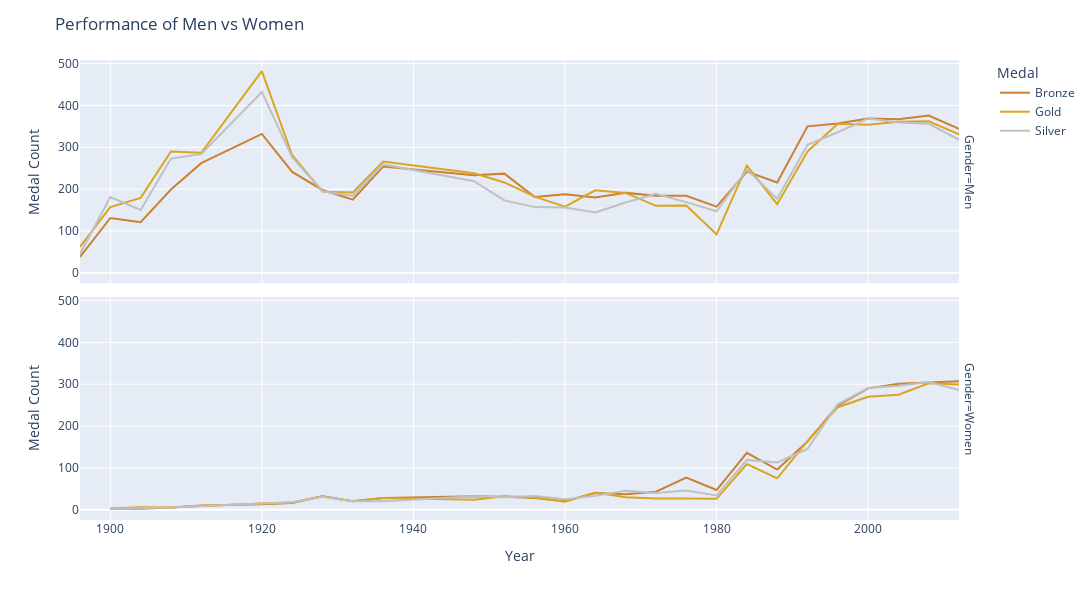

The notebook cell this image was saved under:
### Markdown cell above
## Performance of Men vs Women

### Code cell
fig7=px.line(datasetSummer.groupby(["Gender","Year","Medal"]).count().reset_index().rename(columns={"Event":"Medal Count"}),x="Year",y="Medal Count",color="Medal",facet_row="Gender",color_discrete_map={"Bronze": '#cd7f32',"Silver":'#c0c0c0',"Gold":'#daa520'})
fig7.update_layout(title="Performance of Men vs Women",height=600,width=1200)
fig7.show()

### Figure 1 — Plotly figure (JSON) as saved in the notebook; plotly's stock layout.template omitted (floating-point values rounded to 4 significant figures)
{"data": [{"hovertemplate": "Medal=Bronze<br>Gender=Men<br>Year=%{x}<br>Medal Count=%{y}<extra></extra>", "legendgroup": "Bronze", "line": {"color": "#cd7f32", "dash": "solid"}, "mode": "lines", "name": "Bronze", "orientation": "v", "showlegend": true, "type": "scatter", "x": [1896, 1900, 1904, 1908, 1912, 1920, 1924, 1928, 1932, 1936, 1948, 1952, 1956, 1960, 1964, 1968, 1972, 1976, 1980, 1984, 1988, 1992, 1996, 2000, 2004, 2008, 2012], "xaxis": "x2", "y": [38, 131, 121, 199, 262, 332, 241, 198, 175, 254, 233, 237, 181, 188, 180, 191, 184, 184, 158, 242, 216, 350, 357, 369, 367, 376, 344], "yaxis": "y2"}, {"hovertemplate": "Medal=Bronze<br>Gender=Women<br>Year=%{x}<br>Medal Count=%{y}<extra></extra>", "legendgroup": "Bronze", "line": {"color": "#cd7f32", "dash": "solid"}, "mode": "lines", "name": "Bronze", "orientation": "v", "showlegend": false, "type": "scatter", "x": [1900, 1904, 1908, 1912, 1920, 1924, 1928, 1932, 1936, 1948, 1952, 1956, 1960, 1964, 1968, 1972, 1976, 1980, 1984, 1988, 1992, 1996, 2000, 2004, 2008, 2012], "xaxis": "x", "y": [2, 2, 5, 10, 13, 16, 32, 20, 28, 32, 31, 28, 20, 40, 37, 43, 77, 47, 136, 96, 163, 249, 290, 301, 304, 307], "yaxis": "y"}, {"hovertemplate": "Medal=Gold<br>Gender=Men<br>Year=%{x}<br>Medal Count=%{y}<extra></extra>", "legendgroup": "Gold", "line": {"color": "#daa520", "dash": "solid"}, "mode": "lines", "name": "Gold", "orientation": "v", "showlegend": true, "type": "scatter", "x": [1896, 1900, 1904, 1908, 1912, 1920, 1924, 1928, 1932, 1936, 1948, 1952, 1956, 1960, 1964, 1968, 1972, 1976, 1980, 1984, 1988, 1992, 1996, 2000, 2004, 2008, 2012], "xaxis": "x2", "y": [62, 157, 179, 290, 287, 482, 281, 194, 192, 266, 238, 216, 182, 158, 197, 191, 160, 161, 92, 256, 164, 290, 356, 354, 361, 362, 331], "yaxis": "y2"}, {"hovertemplate": "Medal=Gold<br>Gender=Women<br>Year=%{x}<br>Medal Count=%{y}<extra></extra>", "legendgroup": "Gold", "line": {"color": "#daa520", "dash": "solid"}, "mode": "lines", "name": "Gold", "orientation": "v", "showlegend": false, "type": "scatter", "x": [1900, 1904, 1908, 1912, 1920, 1924, 1928, 1932, 1936, 1948, 1952, 1956, 1960, 1964, 1968, 1972, 1976, 1980, 1984, 1988, 1992, 1996, 2000, 2004, 2008, 2012], "xaxis": "x", "y": [3, 6, 5, 9, 15, 17, 32, 20, 28, 24, 32, 29, 19, 41, 30, 27, 27, 26, 109, 75, 164, 245, 270, 275, 302, 299], "yaxis": "y"}, {"hovertemplate": "Medal=Silver<br>Gender=Men<br>Year=%{x}<br>Medal Count=%{y}<extra></extra>", "legendgroup": "Silver", "line": {"color": "#c0c0c0", "dash": "solid"}, "mode": "lines", "name": "Silver", "orientation": "v", "showlegend": true, "type": "scatter", "x": [1896, 1900, 1904, 1908, 1912, 1920, 1924, 1928, 1932, 1936, 1948, 1952, 1956, 1960, 1964, 1968, 1972, 1976, 1980, 1984, 1988, 1992, 1996, 2000, 2004, 2008, 2012], "xaxis": "x2", "y": [45, 181, 150, 273, 284, 432, 276, 195, 184, 259, 219, 173, 157, 156, 144, 168, 189, 169, 147, 247, 177, 306, 336, 369, 359, 356, 318], "yaxis": "y2"}, {"hovertemplate": "Medal=Silver<br>Gender=Women<br>Year=%{x}<br>Medal Count=%{y}<extra></extra>", "legendgroup": "Silver", "line": {"color": "#c0c0c0", "dash": "solid"}, "mode": "lines", "name": "Silver", "orientation": "v", "showlegend": false, "type": "scatter", "x": [1900, 1904, 1908, 1912, 1920, 1924, 1928, 1932, 1936, 1948, 1952, 1956, 1960, 1964, 1968, 1972, 1976, 1980, 1984, 1988, 1992, 1996, 2000, 2004, 2008, 2012], "xaxis": "x", "y": [2, 4, 5, 9, 14, 18, 31, 20, 20, 32, 30, 33, 25, 33, 45, 40, 46, 34, 119, 113, 145, 252, 291, 296, 305, 286], "yaxis": "y"}], "layout": {"annotations": [{"font": {}, "showarrow": false, "text": "Gender=Women", "textangle": 90, "x": 0.98, "xanchor": "left", "xref": "paper", "y": 0.2425, "yanchor": "middle", "yref": "paper"}, {"font": {}, "showarrow": false, "text": "Gender=Men", "textangle": 90, "x": 0.98, "xanchor": "left", "xref": "paper", "y": 0.7575, "yanchor": "middle", "yref": "paper"}], "height": 600, "legend": {"title": {"text": "Medal"}, "tracegroupgap": 0}, "margin": {"t": 60}, "title": {"text": "Performance of Men vs Women"}, "width": 1200, "xaxis": {"anchor": "y", "domain": [0, 0.98], "title": {"text": "Year"}}, "xaxis2": {"anchor": "y2", "domain": [0, 0.98], "matches": "x", "showticklabels": false}, "yaxis": {"anchor": "x", "domain": [0, 0.485], "title": {"text": "Medal Count"}}, "yaxis2": {"anchor": "x2", "domain": [0.515, 1], "matches": "y", "title": {"text": "Medal Count"}}}}
